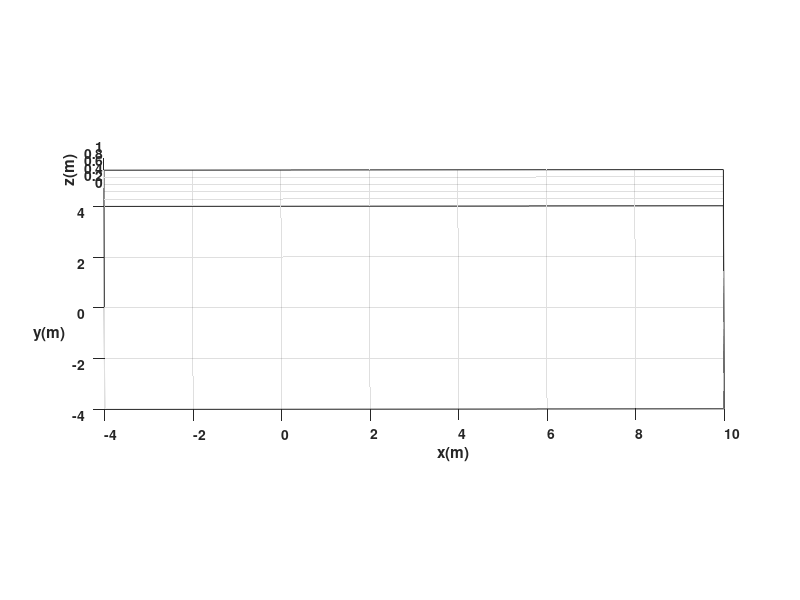

Write MATLAB code to recreate this figure. (Note: this script raises an error after producing the figure.)
%Limpieza de pantalla
clear all
close all
clc

%%%%%%%%%%%%%%%%%%%%%%%%% TIEMPO %%%%%%%%%%%%%%%%%%%%%%%%%%%%%%%%%%%%%%
tf=39;             % Tiempo de simulación en segundos (s)
ts=0.1;            % Tiempo de muestreo en segundos (s)
t=0:ts:tf;         % Vector de tiempo
N= length(t);      % Muestras


%%%%%%%%%%%%%%%%%%% CONDICIONES INICIALES %%%%%%%%%%%%%%%%%%%%%%%%%%%%%%%
%Inicializamos las variables que se van a emplear
x1= zeros (1, N+1);       % Posición (X) en el centro del eje que une las ruedas en metros (m)
y1= zeros (1, N+1);       % Posición (Y) en el centro del eje que une las ruedas en metros (m)
phi= zeros (1, N+1);      % Orientación del robot en radiaanes (rad)

%Damos valores a nuestro punto inicial de posición y orientación
x1(1)=0;  %Posición inicial eje x
y1(1)=0;  %Posición inicial eje y
phi(1)=0; %Orientación inicial del robot 

%%%%%%%%%%%%%%%%%%%%% PUNTO DE CONTROL %%%%%%%%%%%%%%%%%%%%%%%%%%%%%%%%%%%
%Inicializamos el punto de control 
hx= zeros (1, N+1);       % Posición en el eje (X) del punto de control en metros (m)
hy= zeros (1, N+1);       % Posición en el eje (Y) del punto de control en metros (m)

%Igualamos el punto de control con las proyecciones X1 y Y1 por su
%coincidencia
hx(1)= x1(1);       % Posición del punto de control en el eje (X) metros (m)
hy(1)= y1(1);       % Posición del punto de control en el eje (Y) metros (m)

%%%%%%%%%%%%%%%%%%%%%% VELOCIDADES DE REFERENCIA %%%%%%%%%%%%%%%%%%%%%%%%%%
%Tramo 1 (v=1 m/s, w=0 rad/s)
%Tramo 2 (v=0 m/s, w=pi/2 rad/s)
%Tramo 3 (v=1 m/s, w=0 rad/s)
%Tramo 4 (v=0 m/s, w=pi/2 rad/s)
%Tramo 5 (v=1 m/s, w=0 rad/s)
%Tramo 6 (v=0 m/s, w=pi/2 rad/s)
%Tramo 7 (v=1 m/s, w=0 rad/s)
%Tramo 8 (v=0 m/s, w=pi/2 rad/s)
%siempre tiene que ser mayor a 1
                                                                                            %terminamos la j               iniciamos e                                                regreso a |                   T                                          F                                                                        E           Comenzamos Z    25                                                                                                                                                   z 34                                                                                                                                             
v = [1*ones(1,11) 0*ones(1,10)    3*ones(1,10) 0*ones(1,10)    3*ones(1,10) 0*ones(1,10)    0.5*ones(1,10) 0*ones(1,10)    3*ones(1,10)   0*ones(1,10)     1*ones(1,10) 0*ones(1,10)  1*ones(1,10) 0*ones(1,10)     1*ones(1,10) 0*ones(1,10)    1*ones(1,10) 0*ones(1,10)  1*ones(1,10)  0*ones(1,10)    2*ones(1,10) 0*ones(1,10)    1*ones(1,10) 0.5*ones(1,10)  0*ones(1,10)    3*ones(1,10) 0*ones(1,10)         2*ones(1,10)  0*ones(1,10)   2*ones(1,10) 0*ones(1,10)         3*ones(1,10)  0*ones(1,10)          3*ones(1,10) 0.5*ones(1,10)  0*ones(1,10)    3*ones(1,10) 0*ones(1,10)        3*ones(1,10)    ]; % Velocidad lineal de referencia (m/s)
w = [0*ones(1,11) pi/2*ones(1,10) 0*ones(1,10) -pi*ones(1,10)  0*ones(1,10) pi/2*ones(1,10) 0*ones(1,10)   pi/2*ones(1,10) 0.0*ones(1,10) -pi/2*ones(1,10) 0*ones(1,10) pi*ones(1,10) 0*ones(1,10) pi/2*ones(1,10)  0*ones(1,10) pi/2*ones(1,10) 0*ones(1,10) pi*ones(1,10) 0*ones(1,10)  pi/2*ones(1,10) 0*ones(1,10) pi/2*ones(1,10) 0*ones(1,10) 0*ones(1,10)    pi/4*ones(1,10) 0*ones(1,10) (pi*0.75)*ones(1,10) 0*ones(1,10)  -pi*ones(1,10) 0*ones(1,10) -(0.75*pi)*ones(1,10) 0*ones(1,10)  (0.75*pi)*ones(1,10) 0*ones(1,10) 0*ones(1,10)    pi/3*ones(1,10) 0*ones(1,10) (-2*pi/3)*ones(1,10) 0*ones(1,10)       ]; % Velocidad angular de referencia (rad/s)
  

%%%%%%%%%%%%%%%%%%%%%%%%% BUCLE DE SIMULACION %%%%%%%%%%%%%%%%%%%%%%%%%%%%%%%%

for k=1:N 
    
    %Aplico la integral a la velocidad angular para obtener el angulo "phi" de la orientación
    phi(k+1)=phi(k)+w(k)*ts; % Integral numérica (método de Euler)
           
   %%%%%%%%%%%%%%%%%%%%% MODELO CINEMATICO %%%%%%%%%%%%%%%%%%%%%%%%%
    
    xp1=v(k)*cos(phi(k)); 
    yp1=v(k)*sin(phi(k));
 
    %Aplico la integral a la velocidad lineal para obtener las cordenadas
    %"x1" y "y1" de la posición
    x1(k+1)=x1(k)+ ts*xp1; % Integral numérica (método de Euler)
    y1(k+1)=y1(k)+ ts*yp1; % Integral numérica (método de Euler)

    % Posicion del robot con respecto al punto de control
    hx(k+1)=x1(k+1); 
    hy(k+1)=y1(k+1);

end



%%%%%%%%%%%%%%%%%%%%%%%%%%%%% SIMULACION VIRTUAL 3D %%%%%%%%%%%%%%%%%%%%%%%%%%%%

% a) Configuracion de escena

scene=figure;  % Crear figura (Escena)
set(scene,'Color','white'); % Color del fondo de la escena
set(gca,'FontWeight','bold') ;% Negrilla en los ejes y etiquetas
sizeScreen=get(0,'ScreenSize'); % Retorna el tamaño de la pantalla del computador
set(scene,'position',sizeScreen); % Configurar tamaño de la figura
camlight('headlight'); % Luz para la escena
axis equal; % Establece la relación de aspecto para que las unidades de datos sean las mismas en todas las direcciones.
grid on; % Mostrar líneas de cuadrícula en los ejes
box on; % Mostrar contorno de ejes
xlabel('x(m)'); ylabel('y(m)'); zlabel('z(m)'); % Etiqueta de los eje

view([-0.1 35]); % Orientacion de la figura
axis([-4 10 -4 4 0 1]); % Ingresar limites minimos y maximos en los ejes x y z [minX maxX minY maxY minZ maxZ]

% b) Graficar robots en la posicion inicial
scale = 4;
MobileRobot;
H1=MobilePlot(x1(1),y1(1),phi(1),scale);hold on;

% c) Graficar Trayectorias
H2=plot3(hx(1),hy(1),0,'r','lineWidth',2);

% d) Bucle de simulacion de movimiento del robot

step=1; % pasos para simulacion

for k=1:step:N

    delete(H1);    
    delete(H2);
    
    H1=MobilePlot(x1(k),y1(k),phi(k),scale);
    H2=plot3(hx(1:k),hy(1:k),zeros(1,k),'r','lineWidth',2);
    
    pause(ts);

end
